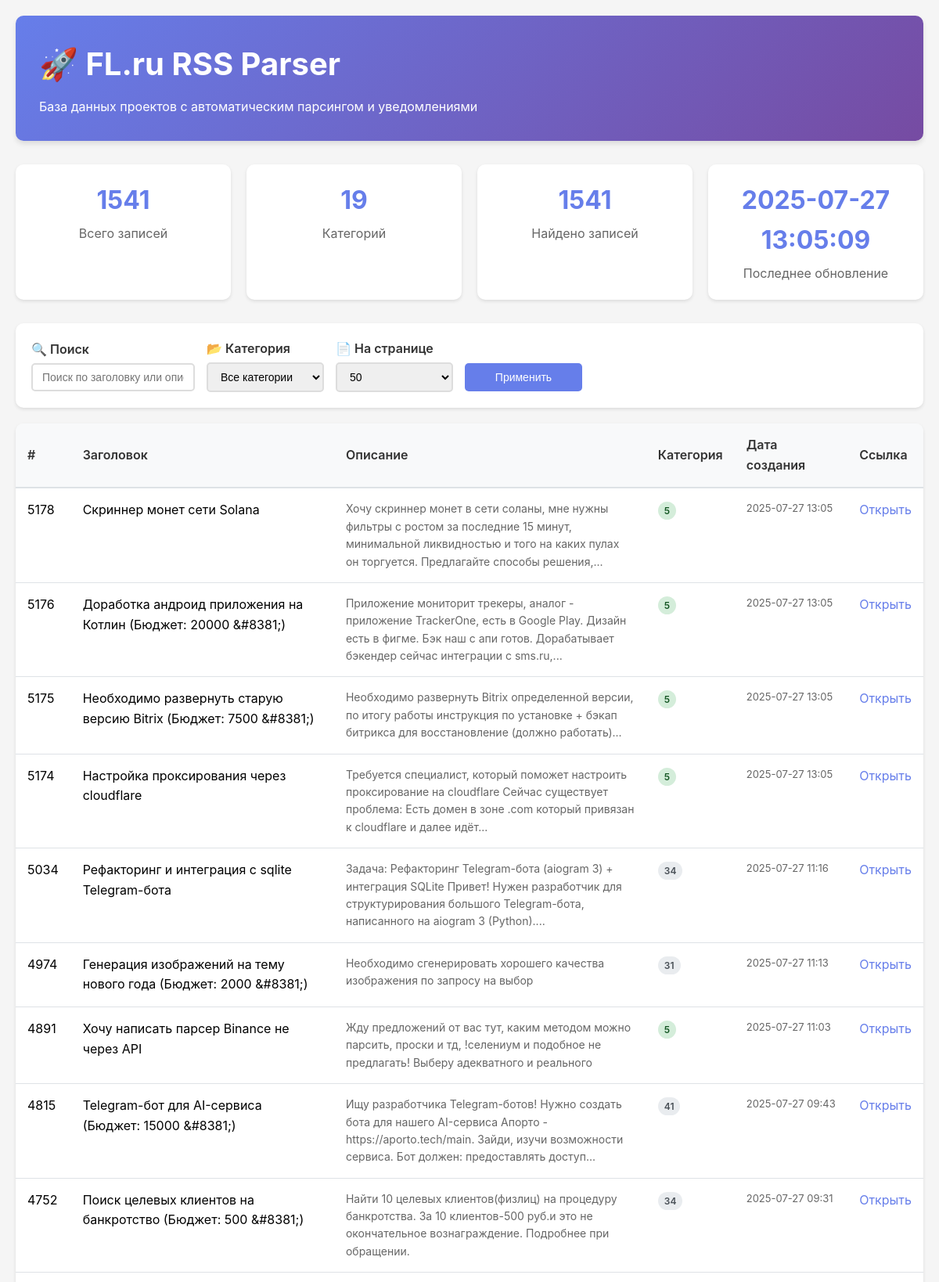
The page / (upper part) on the database its author committed.
### tables this page shows
CREATE TABLE rss_items (
                    id INTEGER PRIMARY KEY AUTOINCREMENT,
                    title TEXT NOT NULL,
                    description TEXT,
                    link TEXT UNIQUE NOT NULL,
                    pub_date TEXT,
                    category INTEGER,
                    created_at TIMESTAMP DEFAULT CURRENT_TIMESTAMP,
                    updated_at TIMESTAMP DEFAULT CURRENT_TIMESTAMP
                );

### viewdatabase.py (the view)
@app.route('/')
def index():
    page = int(request.args.get('page', 1))
    per_page = int(request.args.get('per_page', 50))
    category = request.args.get('category', 'all')
    search = request.args.get('search', '')
    items = web_interface.get_items(page, per_page, category, search)
    total_count = web_interface.get_total_count(category, search)
    categories = web_interface.get_categories()
    statistics = web_interface.get_statistics()
    total_pages = (total_count + per_page - 1) // per_page
    return render_template('index.html',
                         items=items,
                         page=page,
                         per_page=per_page,
                         total_pages=total_pages,
                         total_count=total_count,
                         category=category,
                         search=search,
                         categories=categories,
                         statistics=statistics)

### viewdatabase.py (called while the page is built)
    def get_total_count(self, category=None, search=None):
        query = "SELECT COUNT(*) FROM rss_items WHERE 1=1"
        params = []
        if category and category != 'all':
            query += " AND category = ?"
            params.append(category)
        if search:
            query += " AND (title LIKE ? OR description LIKE ?)"
            params.append(f"%{search}%")
            params.append(f"%{search}%")
        try:
            conn = sqlite3.connect(self.db.db_path)
            cursor = conn.cursor()
            cursor.execute(query, params)
            count = cursor.fetchone()[0]
            conn.close()
            return count
        except Exception as e:
            print(f"Ошибка при подсчете записей: {e}")
            return 0

    def get_categories(self):
        try:
            conn = sqlite3.connect(self.db.db_path)
            cursor = conn.cursor()
            cursor.execute("SELECT DISTINCT category FROM rss_items ORDER BY category")
            categories = [row[0] for row in cursor.fetchall()]
            conn.close()
            return categories
        except Exception as e:
            print(f"Ошибка при получении категорий: {e}")
            return []

### templates/index.html (shortened to what this page needs)
<!DOCTYPE html>
<html lang="ru">
<head>
</head>
<body>
    <div class="container">
        <div class="header">
            <h1>🚀 FL.ru RSS Parser</h1>
            <p>База данных проектов с автоматическим парсингом и уведомлениями</p>
        </div>
        <div class="stats-grid">
            <div class="stat-card">
                <div class="stat-number">{{ statistics.total_items or 0 }}</div>
                <div class="stat-label">Всего записей</div>
            </div>
            <div class="stat-card">
                <div class="stat-number">{{ categories|length }}</div>
                <div class="stat-label">Категорий</div>
            </div>
            <div class="stat-card">
                <div class="stat-number">{{ total_count }}</div>
                <div class="stat-label">Найдено записей</div>
            </div>
            <div class="stat-card">
                <div class="stat-number">{{ statistics.last_update or 'Никогда' }}</div>
                <div class="stat-label">Последнее обновление</div>
            </div>
        </div>
        <div class="filters">
            <form method="GET" class="filters-row">
                <div class="filter-group">
                    <label for="search">🔍 Поиск</label>
                    <input type="text" id="search" name="search" value="{{ search }}"
                           placeholder="Поиск по заголовку или описанию...">
                </div>
                <div class="filter-group">
                    <label for="category">📂 Категория</label>
                    <select id="category" name="category">
                        <option value="all" {% if category == 'all' %}selected{% endif %}>Все категории</option>
                    </select>
                </div>
                <div class="filter-group">
                    <label for="per_page">📄 На странице</label>
                    <select id="per_page" name="per_page">
                        <option value="50" {% if per_page == 50 %}selected{% endif %}>50</option>
                    </select>
                </div>
                <div class="filter-group">
                    <label>&nbsp;</label>
                    <button type="submit" class="btn">Применить</button>
                </div>
            </form>
        </div>
        <div class="table-container">
            <table>
                <thead>
                    <tr>
                        <th style="width: 50px;">#</th>
                        <th style="width: 30%;">Заголовок</th>
                        <th style="width: 35%;">Описание</th>
                        <th style="width: 80px;">Категория</th>
                        <th style="width: 120px;">Дата создания</th>
                        <th style="width: 100px;">Ссылка</th>
                    </tr>
                </thead>
                <tbody>
                    {% for item in items %}
                    <tr>
                        <td>{{ item.id }}</td>
                        <td class="title-cell" onclick="showModal({{ item.id }})">
                            {{ item.title }}
                        </td>
                        <td class="description-cell">
                            {{ item.description }}
                        </td>
                        <td>
                            <span class="category-badge {% if item.category == 5 %}category-5{% endif %}">
                                {{ item.category }}
                            </span>
                        </td>
                        <td class="date-cell">
                            {{ item.created_at[:16] if item.created_at else 'N/A' }}
                        </td>
                        <td class="link-cell">
                            <a href="{{ item.link }}" target="_blank">Открыть</a>
                        </td>
                    </tr>
                    {% else %}
                    <tr>
                        <td colspan="6" style="text-align: center; padding: 40px; color: #666;">
                            📭 Данные отсутствуют. Запустите парсер для загрузки проектов.
                        </td>
                    </tr>
                    {% endfor %}
                </tbody>
            </table>
        </div>
    </div>
</body>
</html>

### templates/index.html (style rules this page uses)
* { margin: 0; padding: 0; box-sizing: border-box; }
body { font-family: -apple-system, BlinkMacSystemFont, 'Segoe UI', Roboto, sans-serif; background-color: #f5f5f5; line-height: 1.6; }
.container { max-width: 1400px; margin: 0 auto; padding: 20px; }
.header { background: linear-gradient(135deg, #667eea 0%, #764ba2 100%); color: white; padding: 30px; border-radius: 10px; margin-bottom: 30px; box-shadow: 0 4px 6px rgba(0,0,0,0.1); }
.header h1 { font-size: 2.5em; margin-bottom: 10px; }
.stats-grid { display: grid; grid-template-columns: repeat(auto-fit, minmax(250px, 1fr)); gap: 20px; margin-bottom: 30px; }
.stat-card { background: white; padding: 20px; border-radius: 10px; box-shadow: 0 2px 4px rgba(0,0,0,0.1); text-align: center; }
.stat-number { font-size: 2em; font-weight: bold; color: #667eea; }
.stat-label { color: #666; margin-top: 5px; }
.filters { background: white; padding: 20px; border-radius: 10px; margin-bottom: 20px; box-shadow: 0 2px 4px rgba(0,0,0,0.1); }
.filters-row { display: flex; gap: 15px; flex-wrap: wrap; align-items: center; }
.filter-group { display: flex; flex-direction: column; min-width: 150px; }
.filter-group label { font-weight: 600; margin-bottom: 5px; color: #333; }
.filter-group input, .filter-group select { padding: 8px 12px; border: 2px solid #ddd; border-radius: 5px; font-size: 14px; }
.btn { background: #667eea; color: white; border: none; padding: 10px 20px; border-radius: 5px; cursor: pointer; font-size: 14px; transition: background 0.3s; }
.table-container { background: white; border-radius: 10px; overflow: hidden; box-shadow: 0 2px 4px rgba(0,0,0,0.1); }
table { width: 100%; border-collapse: collapse; }
th { background: #f8f9fa; padding: 15px; text-align: left; font-weight: 600; color: #333; border-bottom: 2px solid #dee2e6; }
td { padding: 15px; border-bottom: 1px solid #dee2e6; vertical-align: top; }
.category-badge { background: #e9ecef; color: #495057; padding: 4px 8px; border-radius: 15px; font-size: 12px; font-weight: 600; }
.category-5 { background: #d4edda; color: #155724; }
.title-cell { max-width: 300px; cursor: pointer; }
.description-cell { max-width: 400px; color: #666; font-size: 14px; }
.date-cell { white-space: nowrap; font-size: 13px; color: #666; }
.link-cell a { color: #667eea; text-decoration: none; }

### rows shown on the page
rss_items: id "5178", title "Скриннер монет сети Solana", description "Хочу скриннер монет в сети соланы, мне нужны фильтры с ростом за последние 15 минут, минимальной ликвидностью и того на каких пулах он торгуется. Предлагайте способы решения,...", category "5", created_at "2025-07-27 13:05"
rss_items: id "5176", title "Доработка андроид приложения на Котлин (Бюджет: 20000 &#8381;)", description "Приложение мониторит трекеры, аналог - приложение TrackerOne, есть в Google Play. Дизайн есть в фигме. Бэк наш с апи готов. Дорабатывает бэкендер сейчас интеграции с sms.ru,...", category "5", created_at "2025-07-27 13:05"
rss_items: id "5175", title "Необходимо развернуть старую версию Bitrix (Бюджет: 7500 &#8381;)", description "Необходимо развернуть Bitrix определенной версии, по итогу работы инструкция по установке + бэкап битрикса для восстановление (должно работать)...", category "5", created_at "2025-07-27 13:05"
rss_items: id "5174", title "Настройка проксирования через cloudflare", description "Требуется специалист, который поможет настроить проксирование на cloudflare Сейчас существует проблема: Есть домен в зоне .com который привязан к cloudflare и далее идёт...", category "5", created_at "2025-07-27 13:05"
rss_items: id "5034", title "Рефакторинг и интеграция с sqlite Telegram-бота", description "Задача: Рефакторинг Telegram-бота (aiogram 3) + интеграция SQLite Привет! Нужен разработчик для структурирования большого Telegram-бота, написанного на aiogram 3 (Python)....", category "34", created_at "2025-07-27 11:16"
rss_items: id "4974", title "Генерация изображений на тему нового года (Бюджет: 2000 &#8381;)", description "Необходимо сгенерировать хорошего качества изображения по запросу на выбор", category "31", created_at "2025-07-27 11:13"
rss_items: id "4891", title "Хочу написать парсер Binance не через API", description "Жду предложений от вас тут, каким методом можно парсить, проски и тд, !селениум и подобное не предлагать! Выберу адекватного и реального", category "5", created_at "2025-07-27 11:03"
rss_items: id "4815", title "Telegram-бот для AI-сервиса (Бюджет: 15000 &#8381;)", description "Ищу разработчика Telegram-ботов! Нужно создать бота для нашего AI-сервиса Апорто - https://aporto.tech/main. Зайди, изучи возможности сервиса. Бот должен: предоставлять доступ...", category "41", created_at "2025-07-27 09:43"
rss_items: id "4752", title "Поиск целевых клиентов на банкротство (Бюджет: 500 &#8381;)", description "Найти 10 целевых клиентов(физлиц) на процедуру банкротства. За 10 клиентов-500 руб.и это не окончательное вознаграждение. Подробнее при обращении.", category "34", created_at "2025-07-27 09:31"

### other values the page prints
{{ statistics.total_items or 0 }} "1541"
{{ categories|length }} "19"
{{ total_count }} "1541"
{{ statistics.last_update or 'Никогда' }} "2025-07-27 13:05:09"
